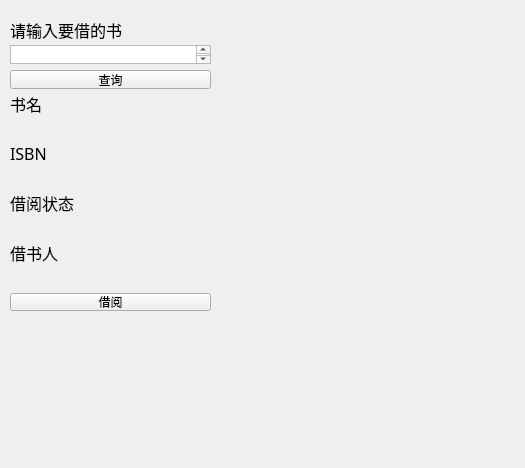
<?xml version="1.0" encoding="UTF-8"?>
<ui version="4.0">
 <class>borrow</class>
 <widget class="QWidget" name="borrow">
  <property name="geometry">
   <rect>
    <x>0</x>
    <y>0</y>
    <width>525</width>
    <height>468</height>
   </rect>
  </property>
  <property name="windowTitle">
   <string>借书</string>
  </property>
  <widget class="QLabel" name="BookLabel">
   <property name="geometry">
    <rect>
     <x>230</x>
     <y>170</y>
     <width>281</width>
     <height>281</height>
    </rect>
   </property>
   <property name="text">
    <string/>
   </property>
  </widget>
  <widget class="QWidget" name="verticalLayoutWidget">
   <property name="geometry">
    <rect>
     <x>10</x>
     <y>20</y>
     <width>201</width>
     <height>291</height>
    </rect>
   </property>
   <layout class="QVBoxLayout" name="verticalLayout">
    <item>
     <widget class="QLabel" name="label">
      <property name="font">
       <font>
        <family>宋体</family>
        <pointsize>12</pointsize>
       </font>
      </property>
      <property name="text">
       <string>请输入要借的书</string>
      </property>
     </widget>
    </item>
    <item>
     <widget class="QTextEdit" name="textEdit"/>
    </item>
    <item>
     <widget class="QPushButton" name="CheckButton">
      <property name="text">
       <string>查询</string>
      </property>
     </widget>
    </item>
    <item>
     <widget class="QLabel" name="label_2">
      <property name="font">
       <font>
        <family>宋体</family>
        <pointsize>12</pointsize>
       </font>
      </property>
      <property name="text">
       <string>书名</string>
      </property>
     </widget>
    </item>
    <item>
     <widget class="QLabel" name="BookNameLabel">
      <property name="font">
       <font>
        <family>宋体</family>
        <pointsize>12</pointsize>
       </font>
      </property>
      <property name="text">
       <string/>
      </property>
     </widget>
    </item>
    <item>
     <widget class="QLabel" name="label_4">
      <property name="font">
       <font>
        <family>宋体</family>
        <pointsize>12</pointsize>
       </font>
      </property>
      <property name="text">
       <string>ISBN</string>
      </property>
     </widget>
    </item>
    <item>
     <widget class="QLabel" name="ISBNNameLabel">
      <property name="font">
       <font>
        <family>宋体</family>
        <pointsize>12</pointsize>
       </font>
      </property>
      <property name="text">
       <string/>
      </property>
     </widget>
    </item>
    <item>
     <widget class="QLabel" name="label_6">
      <property name="font">
       <font>
        <family>宋体</family>
        <pointsize>12</pointsize>
       </font>
      </property>
      <property name="text">
       <string>借阅状态</string>
      </property>
     </widget>
    </item>
    <item>
     <widget class="QLabel" name="StatusLabel">
      <property name="font">
       <font>
        <family>宋体</family>
        <pointsize>12</pointsize>
       </font>
      </property>
      <property name="text">
       <string/>
      </property>
     </widget>
    </item>
    <item>
     <widget class="QLabel" name="label_7">
      <property name="font">
       <font>
        <family>宋体</family>
        <pointsize>12</pointsize>
       </font>
      </property>
      <property name="text">
       <string>借书人</string>
      </property>
     </widget>
    </item>
    <item>
     <widget class="QLabel" name="Borrower">
      <property name="font">
       <font>
        <family>宋体</family>
        <pointsize>12</pointsize>
       </font>
      </property>
      <property name="text">
       <string/>
      </property>
     </widget>
    </item>
    <item>
     <widget class="QPushButton" name="BorrowBook">
      <property name="text">
       <string>借阅</string>
      </property>
     </widget>
    </item>
   </layout>
  </widget>
 </widget>
 <resources/>
 <connections/>
</ui>
